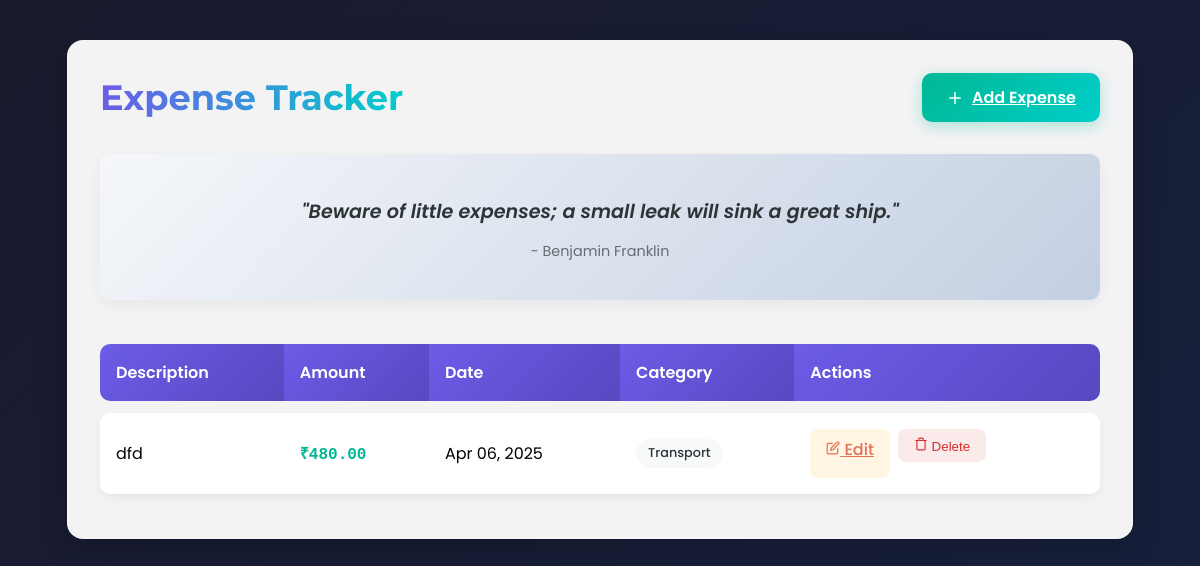
The app's page /expenses/list/ with its own data.
### expenses/models.py (models this page shows, shortened)
class Expense(models.Model):
    CATEGORY_CHOICES = [
        ('Food', 'Food'),
        ('Transport', 'Transport'),
        ('Shopping', 'Shopping'),
        ('Rent', 'Rent'),
        ('Other', 'Other'),
    ]
    user = models.ForeignKey(settings.AUTH_USER_MODEL, on_delete=models.CASCADE, null=True, blank=True)  # Added field
    amount = models.DecimalField(max_digits=10, decimal_places=2)
    category = models.CharField(max_length=50, choices=CATEGORY_CHOICES)
    date = models.DateField(default=timezone.now)
    description = models.TextField(blank=True, null=True)

### expenses/views.py (the view)
# urls.py: path("list/", ExpenseListView.as_view(), name="list"),
class ExpenseListView(ListView):
    model = Expense
    template_name = 'expenses/list.html'
    context_object_name = 'expenses'

### expenses/templates/expenses/list.html (shortened to what this page needs)
{% block content %}
<div class="expense-container">
    <div class="header-section">
        <h1 class="page-title">Expense Tracker</h1>
        <a href="{% url 'add_expense' %}" class="add-btn">
            <svg xmlns="http://www.w3.org/2000/svg" width="18" height="18" viewBox="0 0 24 24" fill="none" stroke="currentColor" stroke-width="2" stroke-linecap="round" stroke-linejoin="round">
                <line x1="12" y1="5" x2="12" y2="19"></line>
                <line x1="5" y1="12" x2="19" y2="12"></line>
            </svg>
            Add Expense
        </a>
    </div>
    <div class="motivation-card">
        <p class="motivation-quote">"Beware of little expenses; a small leak will sink a great ship."</p>
        <p class="motivation-author">- Benjamin Franklin</p>
    </div>
    {% if expenses %}
        <div class="table-responsive">
            <table class="expense-table">
                <thead>
                    <tr>
                        <th>Description</th>
                        <th>Amount</th>
                        <th>Date</th>
                        <th>Category</th>
                        <th>Actions</th>
                    </tr>
                </thead>
                <tbody>
                    {% for expense in expenses %}
                    <tr style="--row-index: {{ forloop.counter }};">
                        <td>{{ expense.description|default:"No Description" }}</td>
                        <td class="amount-cell">₹{{ expense.amount }}</td>
                        <td>{{ expense.date|date:"M d, Y" }}</td>
                        <td><span class="category-badge">{{ expense.category }}</span></td>
                        <td>
                            <div class="action-btns">
                                <a href="{% url 'expenses:expense_update' expense.pk %}" class="edit-btn">
                                    Edit
                                </a>
                                <form action="{% url 'expenses:expense_delete' expense.pk %}" method="post" style="display:inline;">
                                    <button type="submit" class="delete-btn">
                                        Delete
                                    </button>
                                </form>
                            </div>
                        </td>
                    </tr>
                    {% endfor %}
                </tbody>
            </table>
        </div>
    {% endif %}
</div>
{% endblock %}

### expenses/templates/expenses/list.html (style rules this page uses)
.expense-container { background: rgba(255, 255, 255, 0.95); border-radius: 16px; box-shadow: 0 10px 30px rgba(0, 0, 0, 0.2); padding: 2rem; animation: fadeIn 0.6s ease-out forwards; max-width: 1000px; margin: 0 auto; border: 1px solid rgba(255, 255, 255, 0.2); }
.header-section { display: flex; justify-content: space-between; align-items: center; margin-bottom: 2rem; flex-wrap: wrap; gap: 1rem; }
.page-title { font-family: 'Montserrat', sans-serif; font-size: 2.2rem; font-weight: 700; color: var(--dark); margin: 0; background: linear-gradient(90deg, var(--primary), var(--secondary)); -webkit-background-clip: text; background-clip: text; color: transparent; animation: float 3s ease-in-out infinite; }
.add-btn { background: linear-gradient(135deg, var(--success), #00cec9); color: white; border: none; padding: 0.75rem 1.5rem; border-radius: 10px; font-weight: 600; transition: all 0.3s ease; box-shadow: 0 4px 15px rgba(0, 184, 148, 0.3); display: flex; align-items: center; gap: 0.5rem; }
.expense-table { width: 100%; border-collapse: separate; border-spacing: 0 0.75rem; margin-top: 1.5rem; }
.expense-table thead th { background: linear-gradient(135deg, var(--primary), var(--primary-dark)); color: white; padding: 1rem; font-weight: 600; text-align: left; position: sticky; top: 0; }
.expense-table th:first-child { border-radius: 10px 0 0 10px; }
.expense-table th:last-child { border-radius: 0 10px 10px 0; }
.expense-table tbody tr { background: white; border-radius: 10px; box-shadow: 0 4px 10px rgba(0, 0, 0, 0.05); transition: all 0.3s ease; animation: fadeIn 0.5s ease-out forwards; animation-delay: calc(var(--row-index) * 0.1s); }
.expense-table td { padding: 1rem; vertical-align: middle; border: none; }
.expense-table td:first-child { border-radius: 10px 0 0 10px; }
.expense-table td:last-child { border-radius: 0 10px 10px 0; }
.amount-cell { font-weight: 600; color: var(--success); font-family: 'Courier New', monospace; }
.category-badge { display: inline-block; padding: 0.35rem 0.75rem; border-radius: 20px; font-size: 0.8rem; font-weight: 500; background-color: var(--light); color: var(--dark); }
.action-btns { display: flex; gap: 0.5rem; }
.edit-btn { background-color: rgba(253, 203, 110, 0.2); color: #e17055; border: none; padding: 0.5rem 1rem; border-radius: 8px; font-weight: 500; transition: all 0.3s ease; }
.delete-btn { background-color: rgba(214, 48, 49, 0.1); color: var(--danger); border: none; padding: 0.5rem 1rem; border-radius: 8px; font-weight: 500; transition: all 0.3s ease; }
.motivation-card { background: linear-gradient(135deg, #f5f7fa, #c3cfe2); border-radius: 10px; padding: 1.5rem; margin-bottom: 2rem; text-align: center; box-shadow: 0 5px 15px rgba(0,0,0,0.05); }
.motivation-quote { font-size: 1.2rem; font-weight: 600; color: var(--dark); margin-bottom: 0.5rem; font-style: italic; }
.motivation-author { color: var(--gray); font-size: 0.9rem; }

### records on screen
Expense: description "dfd", amount "480.00", date "Apr 06, 2025", category "Transport"
